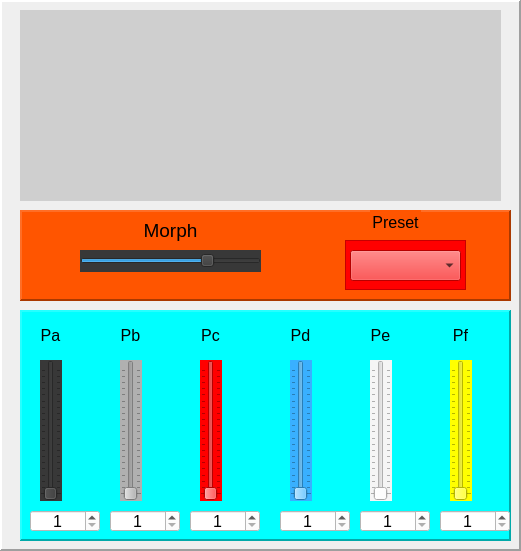
     <widget class="QFrame" name="frame_MSOplot">
      <property name="geometry">
       <rect>
        <x>10</x>
        <y>4</y>
        <width>521</width>
        <height>551</height>
       </rect>
      </property>
      <property name="frameShape">
       <enum>QFrame::Panel</enum>
      </property>
      <property name="frameShadow">
       <enum>QFrame::Raised</enum>
      </property>
      <property name="lineWidth">
       <number>2</number>
      </property>
      <property name="midLineWidth">
       <number>2</number>
      </property>
      <widget class="QFrame" name="frame_MsoSegments">
       <property name="geometry">
        <rect>
         <x>20</x>
         <y>310</y>
         <width>491</width>
         <height>231</height>
        </rect>
       </property>
       <property name="styleSheet">
        <string notr="true">background-color: rgb(0, 255, 255);</string>
       </property>
       <property name="frameShape">
        <enum>QFrame::Panel</enum>
       </property>
       <property name="frameShadow">
        <enum>QFrame::Raised</enum>
       </property>
       <property name="lineWidth">
        <number>2</number>
       </property>
       <widget class="QSpinBox" name="spinBox_MSO_Pos_f">
        <property name="geometry">
         <rect>
          <x>420</x>
          <y>200</y>
          <width>70</width>
          <height>22</height>
         </rect>
        </property>
        <property name="font">
         <font>
          <pointsize>12</pointsize>
         </font>
        </property>
        <property name="focusPolicy">
         <enum>Qt::NoFocus</enum>
        </property>
        <property name="styleSheet">
         <string notr="true">background-color: rgb(255, 255, 255);</string>
        </property>
        <property name="alignment">
         <set>Qt::AlignCenter</set>
        </property>
        <property name="readOnly">
         <bool>false</bool>
        </property>
        <property name="accelerated">
         <bool>true</bool>
        </property>
        <property name="minimum">
         <number>1</number>
        </property>
        <property name="maximum">
         <number>2046</number>
        </property>
        <property name="value">
         <number>1</number>
        </property>
       </widget>
       <widget class="QSlider" name="verticalSlider_MSO_Pos_a">
        <property name="geometry">
         <rect>
          <x>20</x>
          <y>50</y>
          <width>22</width>
          <height>141</height>
         </rect>
        </property>
        <property name="focusPolicy">
         <enum>Qt::NoFocus</enum>
        </property>
        <property name="styleSheet">
         <string notr="true">background-color: rgb(56, 56, 56);</string>
        </property>
        <property name="minimum">
         <number>1</number>
        </property>
        <property name="maximum">
         <number>2046</number>
        </property>
        <property name="singleStep">
         <number>10</number>
        </property>
        <property name="pageStep">
         <number>100</number>
        </property>
        <property name="value">
         <number>1</number>
        </property>
        <property name="orientation">
         <enum>Qt::Vertical</enum>
        </property>
        <property name="tickPosition">
         <enum>QSlider::TicksBothSides</enum>
        </property>
       </widget>
       <widget class="QSpinBox" name="spinBox_MSO_Pos_d">
        <property name="geometry">
         <rect>
          <x>260</x>
          <y>200</y>
          <width>70</width>
          <height>22</height>
         </rect>
        </property>
        <property name="font">
         <font>
          <pointsize>12</pointsize>
         </font>
        </property>
        <property name="focusPolicy">
         <enum>Qt::NoFocus</enum>
        </property>
        <property name="styleSheet">
         <string notr="true">background-color: rgb(255, 255, 255);</string>
        </property>
        <property name="alignment">
         <set>Qt::AlignCenter</set>
        </property>
        <property name="readOnly">
         <bool>false</bool>
        </property>
        <property name="accelerated">
         <bool>true</bool>
        </property>
        <property name="minimum">
         <number>1</number>
        </property>
        <property name="maximum">
         <number>2046</number>
        </property>
        <property name="value">
         <number>1</number>
        </property>
       </widget>
       <widget class="QSlider" name="verticalSlider_MSO_Pos_c">
        <property name="geometry">
         <rect>
          <x>180</x>
          <y>50</y>
          <width>22</width>
          <height>141</height>
         </rect>
        </property>
        <property name="focusPolicy">
         <enum>Qt::NoFocus</enum>
        </property>
        <property name="styleSheet">
         <string notr="true">background-color: rgb(255, 0, 0);</string>
        </property>
        <property name="minimum">
         <number>1</number>
        </property>
        <property name="maximum">
         <number>2046</number>
        </property>
        <property name="singleStep">
         <number>10</number>
        </property>
        <property name="pageStep">
         <number>100</number>
        </property>
        <property name="value">
         <number>1</number>
        </property>
        <property name="orientation">
         <enum>Qt::Vertical</enum>
        </property>
        <property name="tickPosition">
         <enum>QSlider::TicksBothSides</enum>
        </property>
       </widget>
       <widget class="QSlider" name="verticalSlider_MSO_Pos_d">
        <property name="geometry">
         <rect>
          <x>270</x>
          <y>50</y>
          <width>22</width>
          <height>141</height>
         </rect>
        </property>
        <property name="focusPolicy">
         <enum>Qt::NoFocus</enum>
        </property>
        <property name="styleSheet">
         <string notr="true">background-color: rgb(57, 176, 255);</string>
        </property>
        <property name="minimum">
         <number>1</number>
        </property>
        <property name="maximum">
         <number>2046</number>
        </property>
        <property name="singleStep">
         <number>10</number>
        </property>
        <property name="pageStep">
         <number>100</number>
        </property>
        <property name="value">
         <number>1</number>
        </property>
        <property name="orientation">
         <enum>Qt::Vertical</enum>
        </property>
        <property name="tickPosition">
         <enum>QSlider::TicksBothSides</enum>
        </property>
       </widget>
       <widget class="QSpinBox" name="spinBox_MSO_Pos_c">
        <property name="geometry">
         <rect>
          <x>170</x>
          <y>200</y>
          <width>70</width>
          <height>22</height>
         </rect>
        </property>
        <property name="font">
         <font>
          <pointsize>12</pointsize>
         </font>
        </property>
        <property name="focusPolicy">
         <enum>Qt::NoFocus</enum>
        </property>
        <property name="styleSheet">
         <string notr="true">background-color: rgb(255, 255, 255);</string>
        </property>
        <property name="alignment">
         <set>Qt::AlignCenter</set>
        </property>
        <property name="readOnly">
         <bool>false</bool>
        </property>
        <property name="accelerated">
         <bool>true</bool>
        </property>
        <property name="minimum">
         <number>1</number>
        </property>
        <property name="maximum">
         <number>2046</number>
        </property>
        <property name="value">
         <number>1</number>
        </property>
       </widget>
       <widget class="QLabel" name="label_Osc1HarmonyLevel_16">
        <property name="geometry">
         <rect>
          <x>335</x>
          <y>10</y>
          <width>51</width>
          <height>31</height>
         </rect>
        </property>
        <property name="font">
         <font>
          <pointsize>12</pointsize>
         </font>
        </property>
        <property name="text">
         <string>Pe</string>
        </property>
        <property name="alignment">
         <set>Qt::AlignCenter</set>
        </property>
       </widget>
       <widget class="QSlider" name="verticalSlider_MSO_Pos_b">
        <property name="geometry">
         <rect>
          <x>100</x>
          <y>50</y>
          <width>22</width>
          <height>141</height>
         </rect>
        </property>
        <property name="focusPolicy">
         <enum>Qt::NoFocus</enum>
        </property>
        <property name="styleSheet">
         <string notr="true">background-color: rgb(176, 176, 176);</string>
        </property>
        <property name="minimum">
         <number>1</number>
        </property>
        <property name="maximum">
         <number>2046</number>
        </property>
        <property name="singleStep">
         <number>10</number>
        </property>
        <property name="pageStep">
         <number>100</number>
        </property>
        <property name="value">
         <number>1</number>
        </property>
        <property name="orientation">
         <enum>Qt::Vertical</enum>
        </property>
        <property name="tickPosition">
         <enum>QSlider::TicksBothSides</enum>
        </property>
       </widget>
       <widget class="QSlider" name="verticalSlider_MSO_Pos_f">
        <property name="geometry">
         <rect>
          <x>430</x>
          <y>50</y>
          <width>22</width>
          <height>141</height>
         </rect>
        </property>
        <property name="focusPolicy">
         <enum>Qt::NoFocus</enum>
        </property>
        <property name="styleSheet">
         <string notr="true">background-color: rgb(255, 255, 0);</string>
        </property>
        <property name="minimum">
         <number>1</number>
        </property>
        <property name="maximum">
         <number>2046</number>
        </property>
        <property name="singleStep">
         <number>10</number>
        </property>
        <property name="pageStep">
         <number>100</number>
        </property>
        <property name="value">
         <number>1</number>
        </property>
        <property name="orientation">
         <enum>Qt::Vertical</enum>
        </property>
        <property name="tickPosition">
         <enum>QSlider::TicksBothSides</enum>
        </property>
       </widget>
       <widget class="QSpinBox" name="spinBox_MSO_Pos_a">
        <property name="geometry">
         <rect>
          <x>10</x>
          <y>200</y>
          <width>70</width>
          <height>22</height>
         </rect>
        </property>
        <property name="font">
         <font>
          <pointsize>12</pointsize>
         </font>
        </property>
        <property name="focusPolicy">
         <enum>Qt::NoFocus</enum>
        </property>
        <property name="styleSheet">
         <string notr="true">background-color: rgb(255, 255, 255);</string>
        </property>
        <property name="alignment">
         <set>Qt::AlignCenter</set>
        </property>
        <property name="readOnly">
         <bool>false</bool>
        </property>
        <property name="accelerated">
         <bool>true</bool>
        </property>
        <property name="minimum">
         <number>1</number>
        </property>
        <property name="maximum">
         <number>2046</number>
        </property>
        <property name="value">
         <number>1</number>
        </property>
       </widget>
       <widget class="QLabel" name="label_Osc1HarmonyLevel_15">
        <property name="geometry">
         <rect>
          <x>255</x>
          <y>10</y>
          <width>51</width>
          <height>31</height>
         </rect>
        </property>
        <property name="font">
         <font>
          <pointsize>12</pointsize>
         </font>
        </property>
        <property name="text">
         <string>Pd</string>
        </property>
        <property name="alignment">
         <set>Qt::AlignCenter</set>
        </property>
       </widget>
       <widget class="QLabel" name="label_Osc1HarmonyLevel_17">
        <property name="geometry">
         <rect>
          <x>415</x>
          <y>10</y>
          <width>51</width>
          <height>31</height>
         </rect>
        </property>
        <property name="font">
         <font>
          <pointsize>12</pointsize>
         </font>
        </property>
        <property name="text">
         <string>Pf</string>
        </property>
        <property name="alignment">
         <set>Qt::AlignCenter</set>
        </property>
       </widget>
       <widget class="QLabel" name="label_Osc1HarmonyLevel_14">
        <property name="geometry">
         <rect>
          <x>165</x>
          <y>10</y>
          <width>51</width>
          <height>31</height>
         </rect>
        </property>
        <property name="font">
         <font>
          <pointsize>12</pointsize>
         </font>
        </property>
        <property name="text">
         <string>Pc</string>
        </property>
        <property name="alignment">
         <set>Qt::AlignCenter</set>
        </property>
       </widget>
       <widget class="QSlider" name="verticalSlider_MSO_Pos_e">
        <property name="geometry">
         <rect>
          <x>350</x>
          <y>50</y>
          <width>22</width>
          <height>141</height>
         </rect>
        </property>
        <property name="focusPolicy">
         <enum>Qt::NoFocus</enum>
        </property>
        <property name="styleSheet">
         <string notr="true">background-color: rgb(245, 245, 245);</string>
        </property>
        <property name="minimum">
         <number>1</number>
        </property>
        <property name="maximum">
         <number>2046</number>
        </property>
        <property name="singleStep">
         <number>10</number>
        </property>
        <property name="pageStep">
         <number>100</number>
        </property>
        <property name="value">
         <number>1</number>
        </property>
        <property name="orientation">
         <enum>Qt::Vertical</enum>
        </property>
        <property name="tickPosition">
         <enum>QSlider::TicksBothSides</enum>
        </property>
       </widget>
       <widget class="QLabel" name="label_Osc1HarmonyLevel_10">
        <property name="geometry">
         <rect>
          <x>5</x>
          <y>10</y>
          <width>51</width>
          <height>31</height>
         </rect>
        </property>
        <property name="font">
         <font>
          <pointsize>12</pointsize>
         </font>
        </property>
        <property name="text">
         <string>Pa</string>
        </property>
        <property name="alignment">
         <set>Qt::AlignCenter</set>
        </property>
       </widget>
       <widget class="QSpinBox" name="spinBox_MSO_Pos_b">
        <property name="geometry">
         <rect>
          <x>90</x>
          <y>200</y>
          <width>70</width>
          <height>22</height>
         </rect>
        </property>
        <property name="font">
         <font>
          <pointsize>12</pointsize>
         </font>
        </property>
        <property name="focusPolicy">
         <enum>Qt::NoFocus</enum>
        </property>
        <property name="styleSheet">
         <string notr="true">background-color: rgb(255, 255, 255);</string>
        </property>
        <property name="alignment">
         <set>Qt::AlignCenter</set>
        </property>
        <property name="readOnly">
         <bool>false</bool>
        </property>
        <property name="accelerated">
         <bool>true</bool>
        </property>
        <property name="minimum">
         <number>1</number>
        </property>
        <property name="maximum">
         <number>2046</number>
        </property>
        <property name="value">
         <number>1</number>
        </property>
       </widget>
       <widget class="QLabel" name="label_Osc1HarmonyLevel_12">
        <property name="geometry">
         <rect>
          <x>85</x>
          <y>10</y>
          <width>51</width>
          <height>31</height>
         </rect>
        </property>
        <property name="font">
         <font>
          <pointsize>12</pointsize>
         </font>
        </property>
        <property name="text">
         <string>Pb</string>
        </property>
        <property name="alignment">
         <set>Qt::AlignCenter</set>
        </property>
       </widget>
       <widget class="QSpinBox" name="spinBox_MSO_Pos_e">
        <property name="geometry">
         <rect>
          <x>340</x>
          <y>200</y>
          <width>70</width>
          <height>22</height>
         </rect>
        </property>
        <property name="font">
         <font>
          <pointsize>12</pointsize>
         </font>
        </property>
        <property name="focusPolicy">
         <enum>Qt::NoFocus</enum>
        </property>
        <property name="styleSheet">
         <string notr="true">background-color: rgb(255, 255, 255);</string>
        </property>
        <property name="alignment">
         <set>Qt::AlignCenter</set>
        </property>
        <property name="readOnly">
         <bool>false</bool>
        </property>
        <property name="accelerated">
         <bool>true</bool>
        </property>
        <property name="minimum">
         <number>1</number>
        </property>
        <property name="maximum">
         <number>2046</number>
        </property>
        <property name="value">
         <number>1</number>
        </property>
       </widget>
      </widget>
      <widget class="QFrame" name="frame_MsoMorphPreset">
       <property name="geometry">
        <rect>
         <x>20</x>
         <y>210</y>
         <width>491</width>
         <height>91</height>
        </rect>
       </property>
       <property name="styleSheet">
        <string notr="true">background-color: rgb(255, 85, 0);</string>
       </property>
       <property name="frameShape">
        <enum>QFrame::Panel</enum>
       </property>
       <property name="frameShadow">
        <enum>QFrame::Raised</enum>
       </property>
       <property name="lineWidth">
        <number>2</number>
       </property>
       <widget class="QSlider" name="horizontalSlider_MsoMorph">
        <property name="geometry">
         <rect>
          <x>60</x>
          <y>40</y>
          <width>181</width>
          <height>22</height>
         </rect>
        </property>
        <property name="focusPolicy">
         <enum>Qt::NoFocus</enum>
        </property>
        <property name="styleSheet">
         <string notr="true">background-color: rgb(56, 56, 56);</string>
        </property>
        <property name="minimum">
         <number>5</number>
        </property>
        <property name="maximum">
         <number>95</number>
        </property>
        <property name="value">
         <number>70</number>
        </property>
        <property name="orientation">
         <enum>Qt::Horizontal</enum>
        </property>
       </widget>
       <widget class="QLabel" name="label_42">
        <property name="geometry">
         <rect>
          <x>100</x>
          <y>10</y>
          <width>101</width>
          <height>21</height>
         </rect>
        </property>
        <property name="font">
         <font>
          <pointsize>14</pointsize>
         </font>
        </property>
        <property name="text">
         <string>Morph</string>
        </property>
        <property name="alignment">
         <set>Qt::AlignCenter</set>
        </property>
       </widget>
       <widget class="QLabel" name="label_74">
        <property name="geometry">
         <rect>
          <x>350</x>
          <y>0</y>
          <width>51</width>
          <height>25</height>
         </rect>
        </property>
        <property name="font">
         <font>
          <pointsize>12</pointsize>
         </font>
        </property>
        <property name="text">
         <string>Preset</string>
        </property>
        <property name="alignment">
         <set>Qt::AlignCenter</set>
        </property>
       </widget>
       <widget class="QComboBox" name="comboBox_MsoPreset">
        <property name="geometry">
         <rect>
          <x>330</x>
          <y>40</y>
          <width>111</width>
          <height>31</height>
         </rect>
        </property>
        <property name="font">
         <font>
          <pointsize>10</pointsize>
         </font>
        </property>
        <property name="focusPolicy">
         <enum>Qt::NoFocus</enum>
        </property>
        <property name="styleSheet">
         <string notr="true">
border-color: rgb(0, 0, 0);
background-color: rgb(255, 0, 0);
</string>
        </property>
        <property name="currentText">
         <string/>
        </property>
        <property name="currentIndex">
         <number>-1</number>
        </property>
        <property name="maxVisibleItems">
         <number>10</number>
        </property>
       </widget>
       <widget class="QFrame" name="frame_34">
        <property name="geometry">
         <rect>
          <x>325</x>
          <y>30</y>
          <width>121</width>
          <height>50</height>
         </rect>
        </property>
        <property name="styleSheet">
         <string notr="true">background-color: rgb(255, 0, 0);</string>
        </property>
        <property name="frameShape">
         <enum>QFrame::StyledPanel</enum>
        </property>
        <property name="frameShadow">
         <enum>QFrame::Raised</enum>
        </property>
       </widget>
       <zorder>frame_34</zorder>
       <zorder>horizontalSlider_MsoMorph</zorder>
       <zorder>label_42</zorder>
       <zorder>label_74</zorder>
       <zorder>comboBox_MsoPreset</zorder>
      </widget>
      <widget class="QCustomPlot" name="widget_MsoWaveformPlot" native="true">
       <property name="geometry">
        <rect>
         <x>20</x>
         <y>10</y>
         <width>481</width>
         <height>191</height>
        </rect>
       </property>
       <property name="styleSheet">
        <string notr="true">background-color: rgb(207, 207, 207);</string>
       </property>
      </widget>
     </widget>
